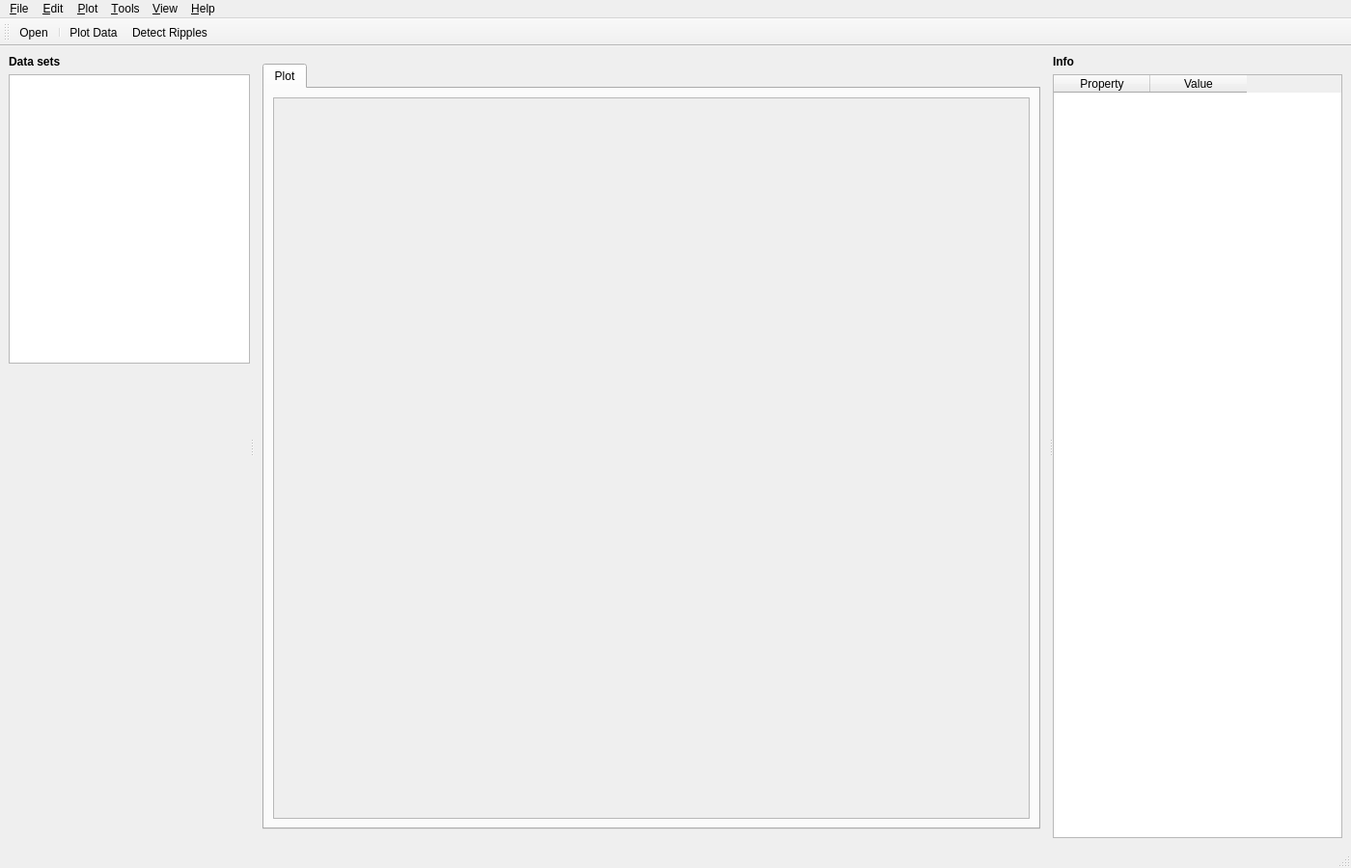
<?xml version="1.0" encoding="UTF-8"?>
<ui version="4.0">
 <class>MainWindow</class>
 <widget class="QMainWindow" name="MainWindow">
  <property name="geometry">
   <rect>
    <x>0</x>
    <y>0</y>
    <width>1400</width>
    <height>900</height>
   </rect>
  </property>
  <property name="windowTitle">
   <string>Neural Data Analysis</string>
  </property>
  <widget class="QWidget" name="centralwidget">
   <layout class="QHBoxLayout" name="centralLayout">
    <item>
     <widget class="QSplitter" name="mainSplitter">
      <property name="orientation">
       <enum>Qt::Orientation::Horizontal</enum>
      </property>
      <widget class="QWidget" name="sidebarWidget">
       <property name="minimumSize">
        <size>
         <width>200</width>
         <height>0</height>
        </size>
       </property>
       <property name="maximumSize">
        <size>
         <width>250</width>
         <height>16777215</height>
        </size>
       </property>
       <layout class="QVBoxLayout" name="sidebarLayout">
        <item>
         <widget class="QLabel" name="datasetsLabel">
          <property name="font">
           <font>
            <bold>true</bold>
           </font>
          </property>
          <property name="text">
           <string>Data sets</string>
          </property>
         </widget>
        </item>
        <item>
         <widget class="QListWidget" name="datasetsList">
          <property name="maximumSize">
           <size>
            <width>16777215</width>
            <height>300</height>
           </size>
          </property>
         </widget>
        </item>
        <item>
         <spacer name="sidebarSpacer">
          <property name="orientation">
           <enum>Qt::Orientation::Vertical</enum>
          </property>
          <property name="sizeHint" stdset="0">
           <size>
            <width>20</width>
            <height>40</height>
           </size>
          </property>
         </spacer>
        </item>
       </layout>
      </widget>
      <widget class="QStackedWidget" name="contentStack">
       <property name="currentIndex">
        <number>0</number>
       </property>
       <widget class="QWidget" name="plotPage">
        <layout class="QVBoxLayout" name="plotLayout">
         <item>
          <widget class="QTabWidget" name="mainTabs">
           <property name="currentIndex">
            <number>0</number>
           </property>
           <widget class="QWidget" name="plotTab">
            <attribute name="title">
             <string>Plot</string>
            </attribute>
            <layout class="QVBoxLayout" name="plotTabLayout">
             <item>
              <widget class="QScrollArea" name="plotScrollArea">
               <property name="widgetResizable">
                <bool>true</bool>
               </property>
               <widget class="QWidget" name="plotScrollAreaWidgetContents">
                <property name="geometry">
                 <rect>
                  <x>0</x>
                  <y>0</y>
                  <width>740</width>
                  <height>708</height>
                 </rect>
                </property>
               </widget>
              </widget>
             </item>
            </layout>
           </widget>
          </widget>
         </item>
        </layout>
       </widget>
       <widget class="QWidget" name="emptyPage">
        <layout class="QVBoxLayout" name="emptyLayout">
         <item>
          <spacer name="emptyTopSpacer">
           <property name="orientation">
            <enum>Qt::Orientation::Vertical</enum>
           </property>
           <property name="sizeHint" stdset="0">
            <size>
             <width>20</width>
             <height>40</height>
            </size>
           </property>
          </spacer>
         </item>
         <item>
          <widget class="QLabel" name="emptyLabel">
           <property name="font">
            <font>
             <pointsize>12</pointsize>
            </font>
           </property>
           <property name="text">
            <string>Welcome to OpenEphysLab

Import Open Ephys .continuous files to begin neural data analysis.

Use File → Open to get started.</string>
           </property>
           <property name="alignment">
            <set>Qt::AlignmentFlag::AlignCenter</set>
           </property>
          </widget>
         </item>
         <item>
          <spacer name="emptyBottomSpacer">
           <property name="orientation">
            <enum>Qt::Orientation::Vertical</enum>
           </property>
           <property name="sizeHint" stdset="0">
            <size>
             <width>20</width>
             <height>40</height>
            </size>
           </property>
          </spacer>
         </item>
        </layout>
       </widget>
      </widget>
      <widget class="QWidget" name="infoWidget">
       <property name="minimumSize">
        <size>
         <width>250</width>
         <height>0</height>
        </size>
       </property>
       <property name="maximumSize">
        <size>
         <width>300</width>
         <height>16777215</height>
        </size>
       </property>
       <layout class="QVBoxLayout" name="infoLayout">
        <item>
         <widget class="QLabel" name="infoLabel">
          <property name="font">
           <font>
            <bold>true</bold>
           </font>
          </property>
          <property name="text">
           <string>Info</string>
          </property>
         </widget>
        </item>
        <item>
         <widget class="QTableWidget" name="infoTable">
          <property name="alternatingRowColors">
           <bool>true</bool>
          </property>
          <column>
           <property name="text">
            <string>Property</string>
           </property>
          </column>
          <column>
           <property name="text">
            <string>Value</string>
           </property>
          </column>
         </widget>
        </item>
       </layout>
      </widget>
     </widget>
    </item>
   </layout>
  </widget>
  <widget class="QMenuBar" name="menubar">
   <property name="geometry">
    <rect>
     <x>0</x>
     <y>0</y>
     <width>1400</width>
     <height>36</height>
    </rect>
   </property>
   <widget class="QMenu" name="menuFile">
    <property name="title">
     <string>&amp;File</string>
    </property>
    <addaction name="actionOpen"/>
    <addaction name="separator"/>
    <addaction name="actionClose"/>
    <addaction name="actionClose_All"/>
    <addaction name="separator"/>
    <addaction name="actionExit"/>
   </widget>
   <widget class="QMenu" name="menuEdit">
    <property name="title">
     <string>&amp;Edit</string>
    </property>
    <addaction name="actionAppend_Data"/>
    <addaction name="separator"/>
    <addaction name="actionChannel_Properties"/>
   </widget>
   <widget class="QMenu" name="menuPlot">
    <property name="title">
     <string>&amp;Plot</string>
    </property>
    <addaction name="actionPlot_Data"/>
   </widget>
   <widget class="QMenu" name="menuTools">
    <property name="title">
     <string>&amp;Tools</string>
    </property>
    <addaction name="actionDetect_Ripples"/>
   </widget>
   <widget class="QMenu" name="menuView">
    <property name="title">
     <string>&amp;View</string>
    </property>
    <addaction name="actionToolbar"/>
    <addaction name="actionStatusbar"/>
   </widget>
   <widget class="QMenu" name="menuHelp">
    <property name="title">
     <string>&amp;Help</string>
    </property>
    <addaction name="actionAbout"/>
   </widget>
   <addaction name="menuFile"/>
   <addaction name="menuEdit"/>
   <addaction name="menuPlot"/>
   <addaction name="menuTools"/>
   <addaction name="menuView"/>
   <addaction name="menuHelp"/>
  </widget>
  <widget class="QStatusBar" name="statusbar"/>
  <widget class="QToolBar" name="toolBar">
   <property name="windowTitle">
    <string>toolBar</string>
   </property>
   <attribute name="toolBarArea">
    <enum>TopToolBarArea</enum>
   </attribute>
   <attribute name="toolBarBreak">
    <bool>false</bool>
   </attribute>
   <addaction name="actionOpen"/>
   <addaction name="separator"/>
   <addaction name="actionPlot_Data"/>
   <addaction name="actionDetect_Ripples"/>
  </widget>
  <action name="actionOpen">
   <property name="text">
    <string>&amp;Open...</string>
   </property>
   <property name="shortcut">
    <string>Ctrl+O</string>
   </property>
  </action>
  <action name="actionClose">
   <property name="text">
    <string>&amp;Close</string>
   </property>
   <property name="shortcut">
    <string>Ctrl+W</string>
   </property>
  </action>
  <action name="actionClose_All">
   <property name="text">
    <string>Close &amp;All</string>
   </property>
  </action>
  <action name="actionExit">
   <property name="text">
    <string>E&amp;xit</string>
   </property>
   <property name="shortcut">
    <string>Ctrl+Q</string>
   </property>
  </action>
  <action name="actionAppend_Data">
   <property name="text">
    <string>Appen&amp;d Data...</string>
   </property>
  </action>
  <action name="actionChannel_Properties">
   <property name="text">
    <string>&amp;Channel Properties...</string>
   </property>
  </action>
  <action name="actionPlot_Data">
   <property name="text">
    <string>Plot &amp;Data</string>
   </property>
  </action>
  <action name="actionDetect_Ripples">
   <property name="text">
    <string>&amp;Detect Ripples...</string>
   </property>
  </action>
  <action name="actionToolbar">
   <property name="checkable">
    <bool>true</bool>
   </property>
   <property name="checked">
    <bool>true</bool>
   </property>
   <property name="text">
    <string>&amp;Toolbar</string>
   </property>
  </action>
  <action name="actionStatusbar">
   <property name="checkable">
    <bool>true</bool>
   </property>
   <property name="checked">
    <bool>true</bool>
   </property>
   <property name="text">
    <string>&amp;Statusbar</string>
   </property>
  </action>
  <action name="actionAbout">
   <property name="text">
    <string>&amp;About</string>
   </property>
  </action>
 </widget>
 <resources/>
 <connections/>
</ui>
